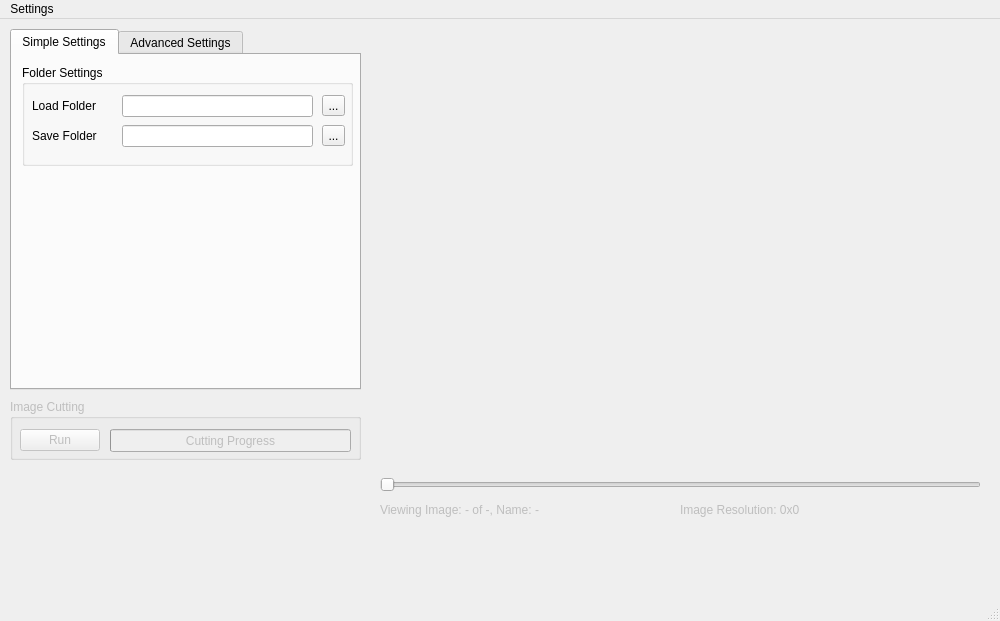
<?xml version="1.0" encoding="UTF-8"?>
<ui version="4.0">
 <class>MainWindow</class>
 <widget class="QMainWindow" name="MainWindow">
  <property name="geometry">
   <rect>
    <x>0</x>
    <y>0</y>
    <width>1000</width>
    <height>621</height>
   </rect>
  </property>
  <property name="windowTitle">
   <string>POD Filter</string>
  </property>
  <widget class="QWidget" name="centralwidget">
   <widget class="QTabWidget" name="settingsTabWidget">
    <property name="geometry">
     <rect>
      <x>10</x>
      <y>10</y>
      <width>351</width>
      <height>361</height>
     </rect>
    </property>
    <property name="currentIndex">
     <number>0</number>
    </property>
    <widget class="QWidget" name="simpleSettingsTab">
     <attribute name="title">
      <string>Simple Settings</string>
     </attribute>
     <widget class="QGroupBox" name="folderGroup">
      <property name="geometry">
       <rect>
        <x>10</x>
        <y>10</y>
        <width>331</width>
        <height>101</height>
       </rect>
      </property>
      <property name="title">
       <string>Folder Settings</string>
      </property>
      <widget class="QLabel" name="loadFolderLabel">
       <property name="geometry">
        <rect>
         <x>10</x>
         <y>30</y>
         <width>91</width>
         <height>21</height>
        </rect>
       </property>
       <property name="text">
        <string>Load Folder</string>
       </property>
      </widget>
      <widget class="QLineEdit" name="loadFolderEdit">
       <property name="enabled">
        <bool>true</bool>
       </property>
       <property name="geometry">
        <rect>
         <x>100</x>
         <y>30</y>
         <width>191</width>
         <height>22</height>
        </rect>
       </property>
       <property name="readOnly">
        <bool>true</bool>
       </property>
      </widget>
      <widget class="QToolButton" name="loadFolderButton">
       <property name="geometry">
        <rect>
         <x>300</x>
         <y>30</y>
         <width>23</width>
         <height>21</height>
        </rect>
       </property>
       <property name="text">
        <string>...</string>
       </property>
      </widget>
      <widget class="QLabel" name="saveFolderLabel">
       <property name="geometry">
        <rect>
         <x>10</x>
         <y>60</y>
         <width>91</width>
         <height>21</height>
        </rect>
       </property>
       <property name="text">
        <string>Save Folder</string>
       </property>
      </widget>
      <widget class="QLineEdit" name="saveFolderEdit">
       <property name="enabled">
        <bool>true</bool>
       </property>
       <property name="geometry">
        <rect>
         <x>100</x>
         <y>60</y>
         <width>191</width>
         <height>22</height>
        </rect>
       </property>
       <property name="readOnly">
        <bool>true</bool>
       </property>
      </widget>
      <widget class="QToolButton" name="saveFolderButton">
       <property name="geometry">
        <rect>
         <x>300</x>
         <y>60</y>
         <width>23</width>
         <height>21</height>
        </rect>
       </property>
       <property name="text">
        <string>...</string>
       </property>
      </widget>
     </widget>
    </widget>
    <widget class="QWidget" name="advancedSettingsTab">
     <attribute name="title">
      <string>Advanced Settings</string>
     </attribute>
    </widget>
   </widget>
   <widget class="QWidget" name="verticalLayoutWidget">
    <property name="geometry">
     <rect>
      <x>380</x>
      <y>10</y>
      <width>601</width>
      <height>431</height>
     </rect>
    </property>
    <layout class="QVBoxLayout" name="plotLayout"/>
   </widget>
   <widget class="QSlider" name="imageScrollBar">
    <property name="enabled">
     <bool>false</bool>
    </property>
    <property name="geometry">
     <rect>
      <x>380</x>
      <y>450</y>
      <width>601</width>
      <height>31</height>
     </rect>
    </property>
    <property name="maximum">
     <number>0</number>
    </property>
    <property name="orientation">
     <enum>Qt::Horizontal</enum>
    </property>
   </widget>
   <widget class="QLabel" name="imageNumberLabel">
    <property name="enabled">
     <bool>false</bool>
    </property>
    <property name="geometry">
     <rect>
      <x>380</x>
      <y>480</y>
      <width>291</width>
      <height>21</height>
     </rect>
    </property>
    <property name="text">
     <string>Viewing Image: - of -, Name: -</string>
    </property>
   </widget>
   <widget class="QLabel" name="imageResolutionLabel">
    <property name="enabled">
     <bool>false</bool>
    </property>
    <property name="geometry">
     <rect>
      <x>680</x>
      <y>480</y>
      <width>281</width>
      <height>21</height>
     </rect>
    </property>
    <property name="text">
     <string>Image Resolution: 0x0</string>
    </property>
   </widget>
   <widget class="QGroupBox" name="cuttingGroup">
    <property name="enabled">
     <bool>false</bool>
    </property>
    <property name="geometry">
     <rect>
      <x>10</x>
      <y>380</y>
      <width>351</width>
      <height>61</height>
     </rect>
    </property>
    <property name="title">
     <string>Image Cutting</string>
    </property>
    <widget class="QPushButton" name="cuttingRunButton">
     <property name="enabled">
      <bool>false</bool>
     </property>
     <property name="geometry">
      <rect>
       <x>10</x>
       <y>30</y>
       <width>80</width>
       <height>22</height>
      </rect>
     </property>
     <property name="text">
      <string>Run</string>
     </property>
    </widget>
    <widget class="QProgressBar" name="cuttingProgressBar">
     <property name="enabled">
      <bool>false</bool>
     </property>
     <property name="geometry">
      <rect>
       <x>100</x>
       <y>30</y>
       <width>241</width>
       <height>23</height>
      </rect>
     </property>
     <property name="value">
      <number>0</number>
     </property>
     <property name="format">
      <string>Cutting Progress</string>
     </property>
    </widget>
   </widget>
  </widget>
  <widget class="QMenuBar" name="menubar">
   <property name="geometry">
    <rect>
     <x>0</x>
     <y>0</y>
     <width>1000</width>
     <height>19</height>
    </rect>
   </property>
   <widget class="QMenu" name="menuSettings">
    <property name="title">
     <string>Settings</string>
    </property>
    <widget class="QMenu" name="menuTheme">
     <property name="title">
      <string>Theme</string>
     </property>
     <addaction name="separator"/>
     <addaction name="separator"/>
     <addaction name="actionLight"/>
     <addaction name="actionDark"/>
    </widget>
    <addaction name="saveConfigAction"/>
    <addaction name="loadConfigAction"/>
    <addaction name="menuTheme"/>
   </widget>
   <addaction name="menuSettings"/>
  </widget>
  <widget class="QStatusBar" name="statusbar"/>
  <action name="saveConfigAction">
   <property name="text">
    <string>Save Configuration</string>
   </property>
   <property name="shortcut">
    <string>Ctrl+Alt+S</string>
   </property>
  </action>
  <action name="loadConfigAction">
   <property name="text">
    <string>Load Configuration</string>
   </property>
  </action>
  <action name="actionLight">
   <property name="text">
    <string>Light</string>
   </property>
  </action>
  <action name="actionDark">
   <property name="text">
    <string>Dark</string>
   </property>
  </action>
 </widget>
 <resources/>
 <connections/>
</ui>
